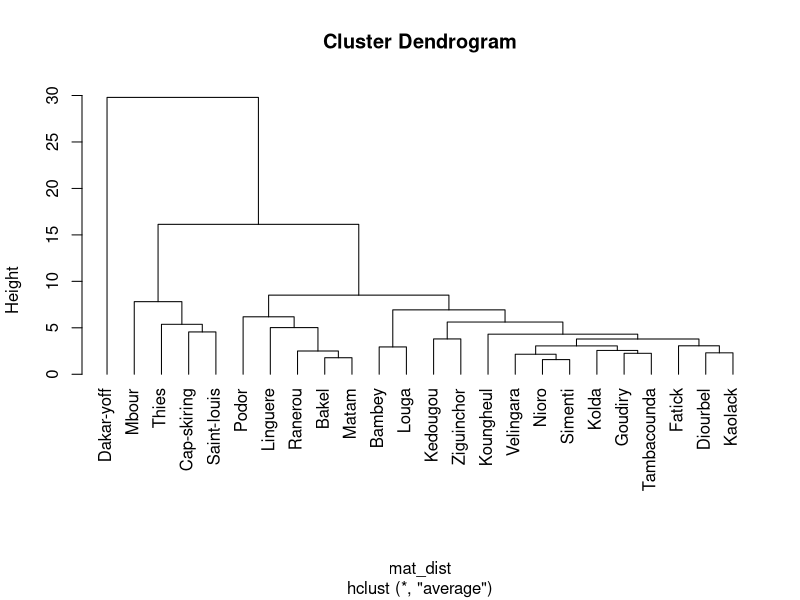
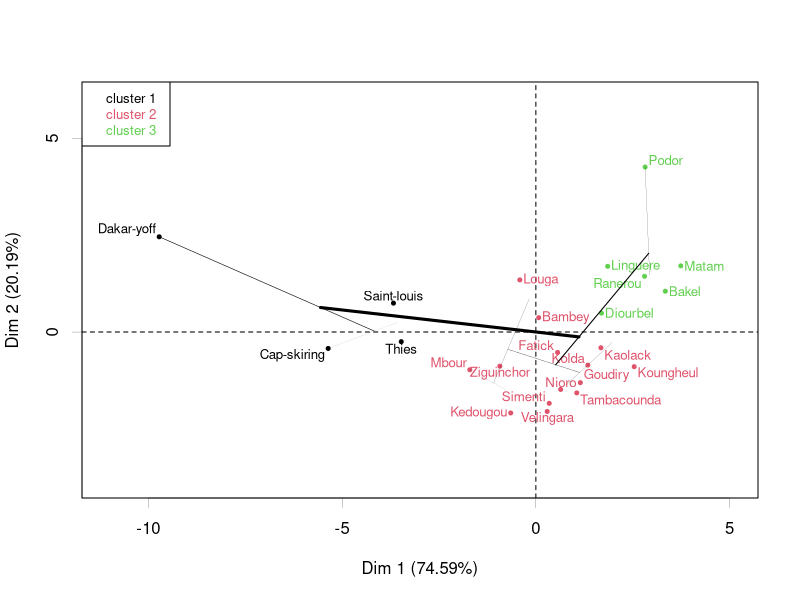

Source code (R) for these figures, in order:
tempsen <- read.csv("tempsen.csv", row.names = 1)
mat_dist <- dist(tempsen)

tempclust <- hclust(mat_dist, method = "average")
tempclust
plot(tempclust, hang = -1)

as.matrix(mat_dist)[1:5, 1:5]

set.seed(1)
tempkm <- kmeans(tempsen, centers = 2, nstart = 100)

library(FactoMineR)
temp_pca <- PCA(tempsen, graph = FALSE)
temp_hcpc <- HCPC(temp_pca, graph = FALSE)
plot.HCPC
plot(temp_hcpc, choice = "map", title = "", xaxt = "n", yaxt = "n")
axis(1, at = c(-10, -5, 0, 5), c(-10, -5, 0, 5), lwd = 0.2)
axis(2, at = c(-10, -5, 0, 5), c(-10, -5, 0, 5), lwd = 0.2)

par()
